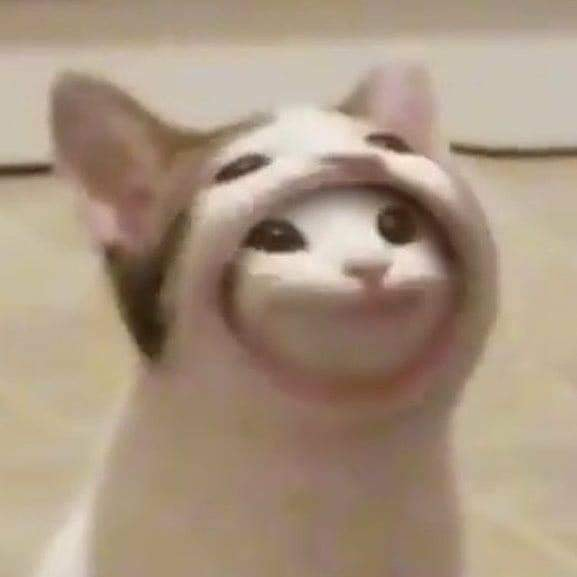
#> input picture sample.jpg, 577 x 577 px
$ python InClassCodeWeek2.py
#> lines starting #> are read from the running program, lines starting #| are printed output that depends on the picture
import numpy as np
import cv2 as cv

import matplotlib.pyplot as plt

img = cv.imread('sample.jpg')
#> img is the input picture: shape (577, 577, 3); mean B, G, R 129.1, 149.1, 169.3

#Convert color image to gray-scale image
img_gray = cv.cvtColor(img, cv.COLOR_BGR2GRAY)
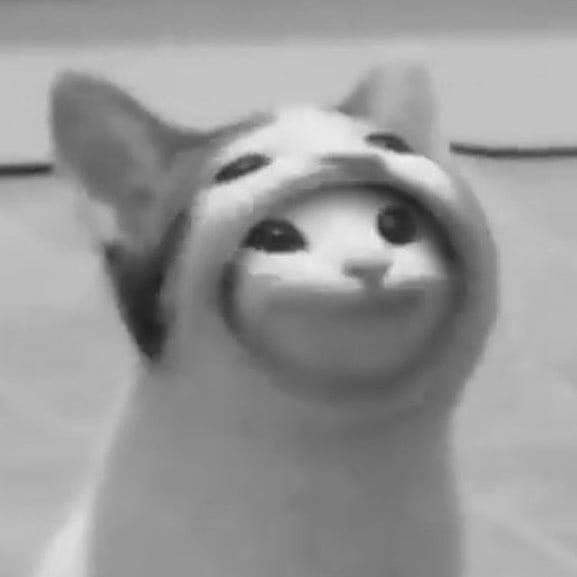
#> img_gray: shape (577, 577); min 29, max 241, mean 152.9

#Calculate histogram of image
histogram = cv.calcHist([img_gray],[0], None, [256], [0, 256])
#> histogram = 256 values, max 16403 at index 194, min 0 at index 0, mean 1300.5

#Plot histogram with matplotlib
plt.plot(histogram, color='k')

plt.xlim([0, 256])
plt.grid(True)

plt.title('Histogram of Image')
plt.ylabel('Number of Pixels')
plt.xlabel('Intensity Levels')

plt.show()
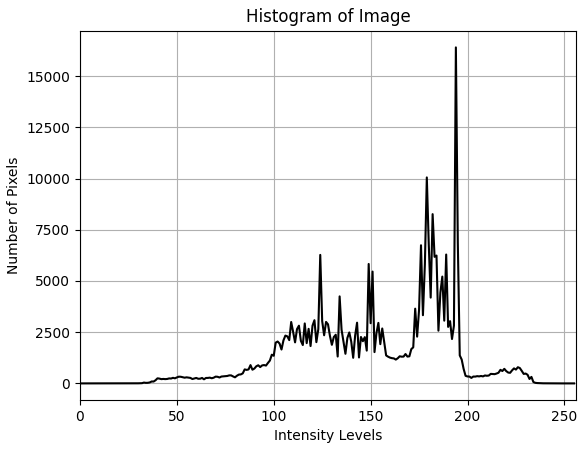
#> figure drawn by matplotlib, 1 panel; curve peaks at x = 194, y = 16403
